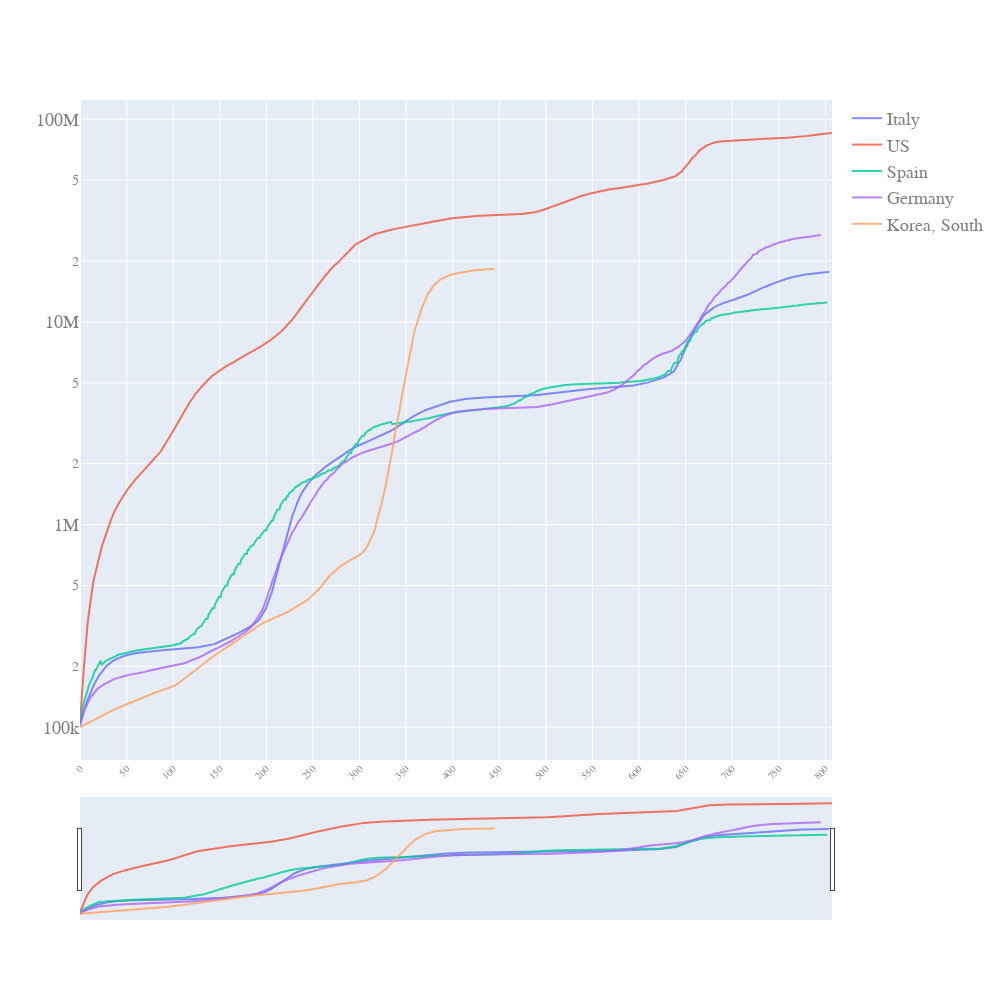

The notebook cell saved with this chart:
### Code cell
quick_plot(pd_sync_timelines.date,pd_sync_timelines.iloc[:,:-1], y_scale='log',slider=True)

### Figure 1 — Plotly figure (JSON) as saved in the notebook; plotly's stock layout.template omitted (floating-point values rounded to 4 significant figures; data arrays with more than 128 entries replaced by an {"elided": "..."} marker saying what was removed)
{"data": [{"name": "Italy", "opacity": 0.8, "type": "scatter", "x": {"elided": "808 int values"}, "y": {"elided": "808 int values"}}, {"name": "US", "opacity": 0.8, "type": "scatter", "x": {"elided": "808 int values"}, "y": {"elided": "808 int values"}}, {"name": "Spain", "opacity": 0.8, "type": "scatter", "x": {"elided": "808 int values"}, "y": {"elided": "808 int values"}}, {"name": "Germany", "opacity": 0.8, "type": "scatter", "x": {"elided": "808 int values"}, "y": {"elided": "808 int values"}}, {"name": "Korea, South", "opacity": 0.8, "type": "scatter", "x": {"elided": "808 int values"}, "y": {"elided": "808 int values"}}], "layout": {"autosize": true, "font": {"color": "#7f7f7f", "family": "PT Sans, monospace", "size": 18}, "height": 1000, "width": 1000, "xaxis": {"nticks": 20, "rangeslider": {"visible": true}, "tickangle": -45, "tickfont": {"color": "#7f7f7f", "size": 10}}, "yaxis": {"type": "log"}}}
